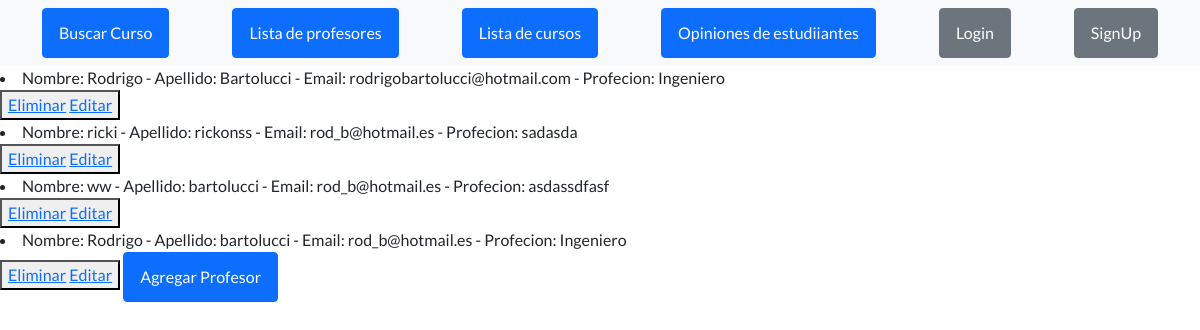
Page /mostrar_profesores/ on the earlier database version.
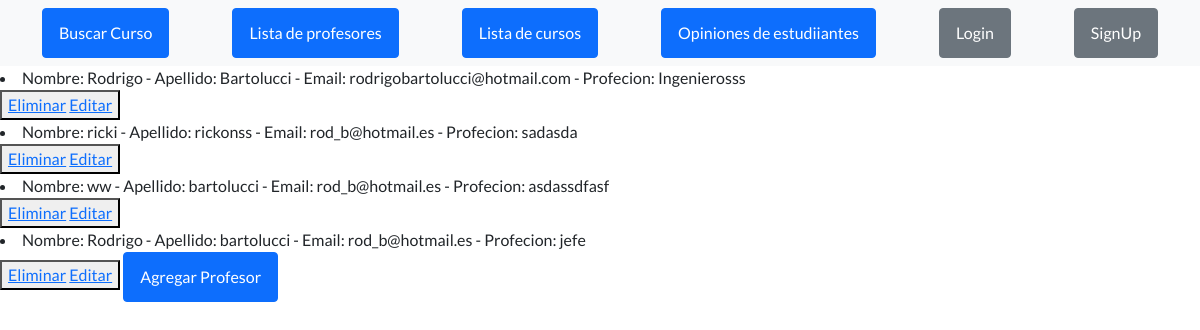
Same page on the later database version.
### appCoder/models.py (models this page shows)
class Profesor(models.Model):
    nombre=models.CharField(max_length=40)
    apellido=models.CharField(max_length=40)
    email=models.EmailField()
    profesion=models.CharField(max_length=40)
    def __str__(self) -> str:
        return f' Nombre: {self.nombre} - Apellido: {self.apellido} - Email: {self.email} - Profecion: {self.profesion}'

### appCoder/views.py (the view)
# urls.py: path('mostrar_profesores/', mostrar_profesores, name='mostrar_profesores'),
def mostrar_profesores(request):
      profesores= Profesor.objects.all()
      context = {'profesores': profesores}
      return render(request, 'mostrar_profesores.html', context=context)

### appCoder/templates/mostrar_profesores.html
{% extends "index.html" %}
{%load static %}
{% block codigoDinamico %}
{% for p in profesores %}
    <li>{{ p }}</li>
         <button>
            <a href="{% url 'eliminar_profesor' p.id %}"> Eliminar</a>
            <a href="{% url 'EditarProfesor' p.id %}"> Editar</a>
         </button>
{% endfor %}
<a class="btn btn-primary" href="{% url 'profesores' %}"> Agregar Profesor </a>
{% endblock %}

Differences in the rows shown:
removed Profesor: nombre+apellido+email "Nombre: Rodrigo - Apellido: bartolucci - Email: rod_b@hotmail.es - Profecion: Ingeniero"
changed Profesor: nombre+apellido+email "Nombre: Rodrigo - Apellido: Bartolucci - Email: rodrigobartolucci@hotmail.com - Profecion: Ingeniero" → "Nombre: Rodrigo - Apellido: Bartolucci - Email: rodrigobartolucci@hotmail.com - Profecion: Ingenierosss"
added Profesor: nombre+apellido+email "Nombre: Rodrigo - Apellido: bartolucci - Email: rod_b@hotmail.es - Profecion: jefe"
